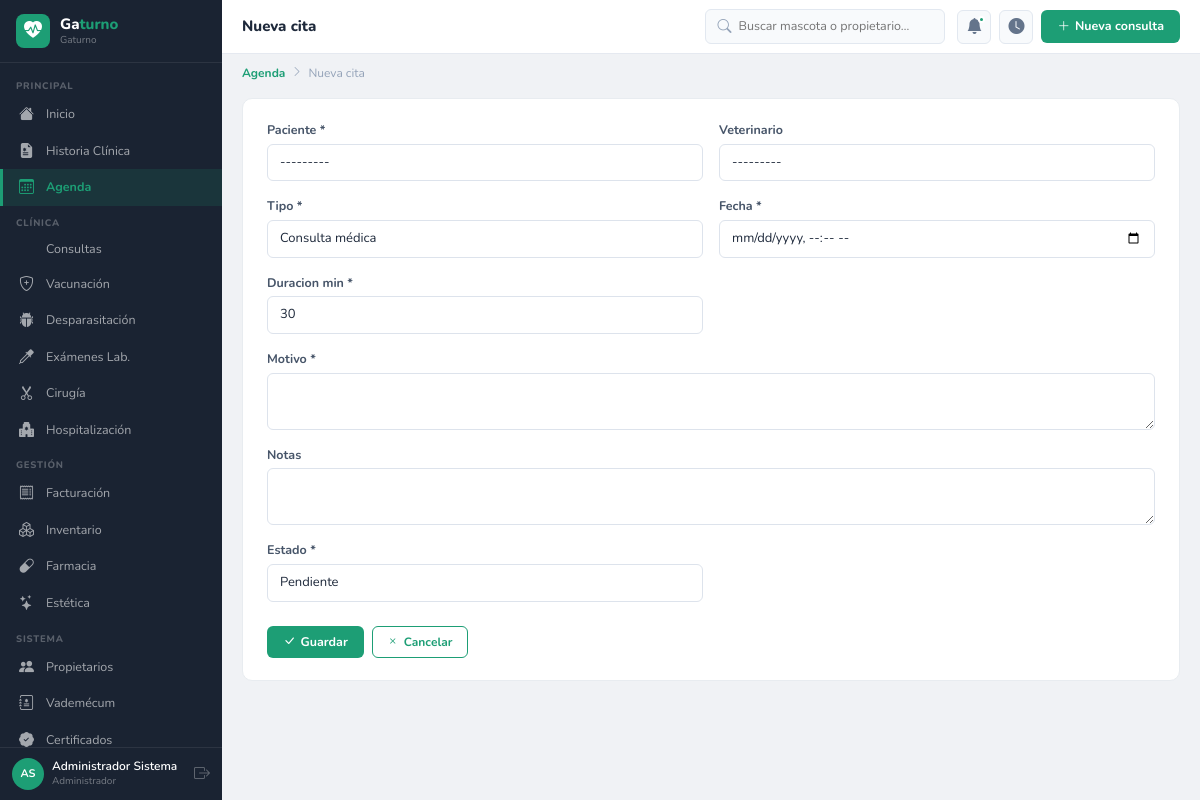
/agenda/nuevo/ (signed in), run on the app's committed database.
### apps/accounts/models.py (models this page shows, shortened)
class Usuario(AbstractUser):
    ROLES = [('admin','Administrador'),('veterinario','Veterinario'),
             ('asistente','Asistente'),('recepcionista','Recepcionista'),('esteticista','Esteticista')]
    rol = models.CharField(max_length=20, choices=ROLES, default='recepcionista')
    telefono = models.CharField(max_length=20, blank=True)
    foto = models.ImageField(upload_to='usuarios/', blank=True, null=True)
    matricula = models.CharField(max_length=30, blank=True)
    especialidad = models.CharField(max_length=100, blank=True)
    class Meta:
        verbose_name='Usuario'; verbose_name_plural='Usuarios'
    def __str__(self):
        return f'{self.get_full_name() or self.username} ({self.get_rol_display()})'
    @property
    def nombre_completo(self):
        return self.get_full_name() or self.username
    @property
    def iniciales(self):
        fn = (self.first_name or '')[:1].upper()
        ln = (self.last_name or '')[:1].upper()
        return (fn + ln) or self.username[:2].upper()

### apps/agenda/views.py (the view)
# urls.py: path('nuevo/',views.crear,name='crear'),
@login_required
def crear(request):
    initial={}
    if request.GET.get('paciente'): initial['paciente']=request.GET['paciente']
    form=CitaForm(request.POST or None,initial=initial)
    if form.is_valid():
        obj=form.save(commit=False);obj.creado_por=request.user;obj.save()
        messages.success(request,'Cita agendada.');return redirect('agenda:lista')
    return render(request,'agenda/form.html',{'form':form,'titulo':'Nueva cita'})

### apps/agenda/forms.py
class CitaForm(forms.ModelForm):
    class Meta:
        model=Cita
        fields=['paciente','veterinario','tipo','fecha','duracion_min','motivo','notas','estado']
        widgets={
            'paciente':forms.Select(attrs={'class':'form-select'}),
            'veterinario':forms.Select(attrs={'class':'form-select'}),
            'tipo':forms.Select(attrs={'class':'form-select'}),
            'fecha':forms.DateTimeInput(attrs={'class':'form-control','type':'datetime-local'}),
            'duracion_min':forms.NumberInput(attrs={'class':'form-control'}),
            'motivo':forms.Textarea(attrs={'class':'form-control','rows':2}),
            'notas':forms.Textarea(attrs={'class':'form-control','rows':2}),
            'estado':forms.Select(attrs={'class':'form-select'}),
        }

### apps/accounts/templatetags/vetclinic_tags.py (called while the page is built)
@register.filter
def widget_class(field):
    return field.field.widget.__class__.__name__

### templates/agenda/form.html (shortened to what this page needs)
{% extends 'base/base.html' %}
{% load widget_tweaks %}
{% load vetclinic_tags %}
{% block page_title %}{{ titulo }}{% endblock %}
{% block breadcrumb %}<nav class="vc-bc"><a href="{% url 'agenda:lista' %}">Agenda</a><i class="bi bi-chevron-right"></i><span>{{ titulo }}</span></nav>{% endblock %}
{% block content %}
<div class="form-card">
<form method="post" enctype="multipart/form-data">{% csrf_token %}
<div class="row g-3">
{% for field in form %}
<div class="{% if 'Textarea' in field|widget_class or 'CheckboxSelectMultiple' in field|widget_class %}col-12{% else %}col-md-6{% endif %}">
  <label class="form-label">{{ field.label }}{% if field.field.required %} *{% endif %}</label>
  {% render_field field %}
</div>
{% endfor %}
</div>
<div class="d-flex gap-2 mt-4">
  <button type="submit" class="btn-vc"><i class="bi bi-check-lg"></i> Guardar</button>
  <a href="javascript:history.back()" class="btn-ol"><i class="bi bi-x"></i> Cancelar</a>
</div>
</form>
</div>
{% endblock %}

### templates/base/base.html (shortened to what this page needs)
<!DOCTYPE html>
<html lang="es">
<head>
<link rel="stylesheet" href="https://cdn.jsdelivr.net/npm/bootstrap@5.3.2/dist/css/bootstrap.min.css">
<link rel="stylesheet" href="https://cdn.jsdelivr.net/npm/bootstrap-icons@1.11.3/font/bootstrap-icons.min.css">
{% load static %}<link rel="stylesheet" href="{% static 'css/vetclinic.css' %}">
</head>
<body>
<nav class="vc-sb" id="sidebar">
  <div class="sb-brand">
    <div class="sb-ic"><i class="bi bi-heart-pulse-fill"></i></div>
    <div><div class="sb-nm">Ga<em>turno</em></div><span class="sb-sub">{{ CLINICA_NOMBRE }}</span></div>
  </div>
  <div class="sb-nav">
    <div class="nav-sec">Principal</div>
    <a href="{% url 'reportes:dashboard' %}" class="nav-link {% if request.resolver_match.namespace == 'reportes' %}active{% endif %}"><i class="bi bi-house-fill"></i><span>Inicio</span></a>
    <a href="{% url 'pacientes:lista' %}" class="nav-link "><i class="bi bi-file-earmark-medical-fill"></i><span>Historia Clínica</span></a>
    <a href="{% url 'agenda:lista' %}" class="nav-link {% if request.resolver_match.namespace == 'agenda' %}active{% endif %}"><i class="bi bi-calendar3"></i><span>Agenda</span></a>
    <div class="nav-sec">Clínica</div>
    <a href="{% url 'consultas:lista' %}" class="nav-link {% if request.resolver_match.namespace == 'consultas' %}active{% endif %}"><span>Consultas</span></a>
    <a href="{% url 'vacunacion:lista' %}" class="nav-link {% if request.resolver_match.namespace == 'vacunacion' %}active{% endif %}"><i class="bi bi-shield-plus"></i><span>Vacunación</span></a>
    <a href="{% url 'desparasitacion:lista' %}" class="nav-link {% if request.resolver_match.namespace == 'desparasitacion' %}active{% endif %}"><i class="bi bi-bug-fill"></i><span>Desparasitación</span></a>
    <a href="{% url 'examenes:lista' %}" class="nav-link {% if request.resolver_match.namespace == 'examenes' %}active{% endif %}"><i class="bi bi-eyedropper"></i><span>Exámenes Lab.</span></a>
    <a href="{% url 'cirugia:lista' %}" class="nav-link {% if request.resolver_match.namespace == 'cirugia' %}active{% endif %}"><i class="bi bi-scissors"></i><span>Cirugía</span></a>
    <a href="{% url 'hospitalizacion:lista' %}" class="nav-link "><i class="bi bi-hospital-fill"></i><span>Hospitalización</span></a>
    <div class="nav-sec">Gestión</div>
    <a href="{% url 'facturacion:lista' %}" class="nav-link {% if request.resolver_match.namespace == 'facturacion' %}active{% endif %}"><i class="bi bi-receipt"></i><span>Facturación</span></a>
    <a href="{% url 'inventario:lista' %}" class="nav-link {% if request.resolver_match.namespace == 'inventario' %}active{% endif %}"><i class="bi bi-boxes"></i><span>Inventario</span></a>
    <a href="{% url 'farmacia:lista' %}" class="nav-link {% if request.resolver_match.namespace == 'farmacia' %}active{% endif %}"><i class="bi bi-capsule"></i><span>Farmacia</span></a>
    <a href="{% url 'estetica:lista' %}" class="nav-link {% if request.resolver_match.namespace == 'estetica' %}active{% endif %}"><i class="bi bi-stars"></i><span>Estética</span></a>
    <div class="nav-sec">Sistema</div>
    <a href="{% url 'propietarios:lista' %}" class="nav-link {% if request.resolver_match.namespace == 'propietarios' %}active{% endif %}"><i class="bi bi-people-fill"></i><span>Propietarios</span></a>
    <a href="{% url 'vademecum:lista' %}" class="nav-link {% if request.resolver_match.namespace == 'vademecum' %}active{% endif %}"><i class="bi bi-journal-medical"></i><span>Vademécum</span></a>
    <a href="{% url 'certificados:lista' %}" class="nav-link {% if request.resolver_match.namespace == 'certificados' %}active{% endif %}"><i class="bi bi-patch-check-fill"></i><span>Certificados</span></a>
  </div>
  <div class="sb-user">
    <div class="u-av">{{ request.user.iniciales }}</div>
    <div><div class="u-nm">{{ request.user.nombre_completo }}</div><div class="u-role">{{ request.user.get_rol_display }}</div></div>
    <a href="{% url 'accounts:logout' %}" class="u-out" title="Salir"><i class="bi bi-box-arrow-right"></i></a>
  </div>
</nav>
<div class="vc-main">
  <header class="vc-top">
    <div class="top-tit">{% block page_title %}Gaturno{% endblock %}</div>
    <div class="top-srch">
      <i class="bi bi-search"></i>
      <input type="text" id="globalSearch" placeholder="Buscar mascota o propietario…" autocomplete="off">
    </div>
    <div class="top-acts">
      <div class="top-btn"><i class="bi bi-bell-fill"></i><div class="top-dot"></div></div>
      <a href="{% url 'agenda:sala_espera' %}" class="top-btn" title="Sala de espera"><i class="bi bi-clock-fill"></i></a>
      <a href="{% url 'consultas:crear' %}" class="btn-vc"><i class="bi bi-plus-lg"></i> Nueva consulta</a>
    </div>
  </header>
  {% block breadcrumb %}{% endblock %}
  <div class="vc-cnt">{% block content %}{% endblock %}</div>
</div>
{% load static %}<script src="{% static 'js/vetclinic.js' %}"></script>
</body>
</html>

### data on the page
Usuario: user.iniciales "AS", user.nombre_completo "Administrador Sistema", user.rol "Administrador"

### other printed values
{{ CLINICA_NOMBRE }} "Gaturno"
{{ titulo }} "Nueva cita"
{{ field.label }} "Paciente" "Veterinario" "Tipo" "Fecha" "Duracion min" "Motivo" "Notas" "Estado"
